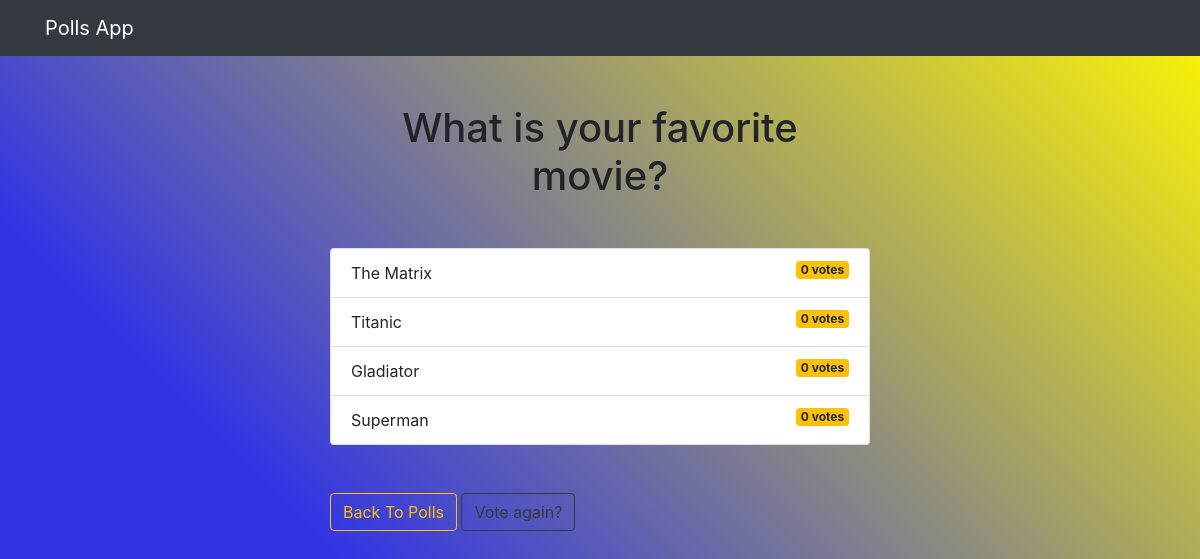
Before: /polls1/results/ with the older database file.
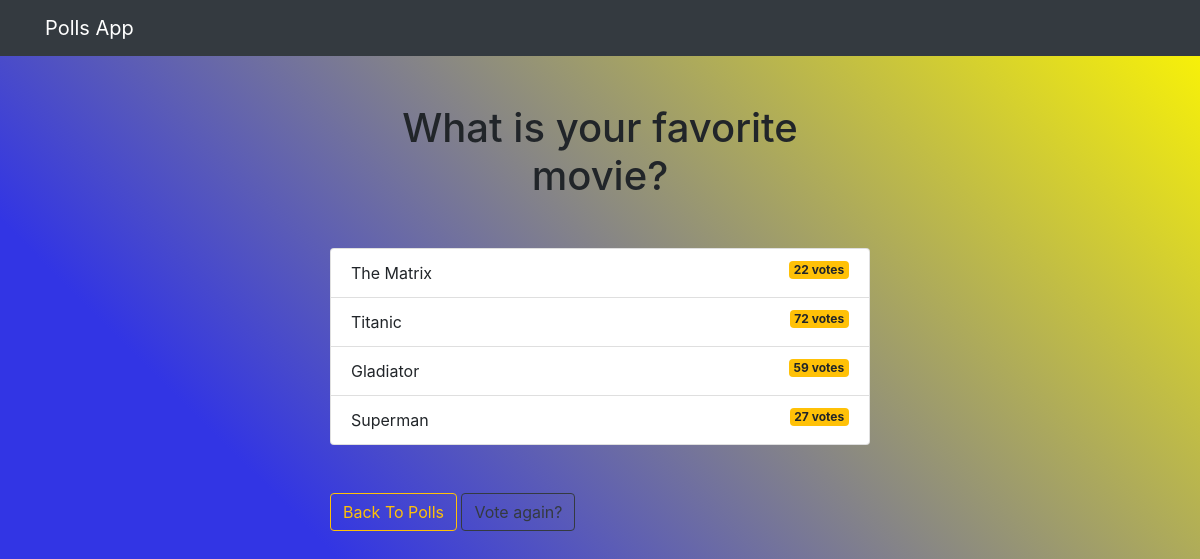
After: the same page with the newer database file.
### polls/models.py (models this page shows, shortened)
class Choice(models.Model):
    question = models.ForeignKey(Question, on_delete=models.CASCADE)
    choice_text = models.CharField(max_length=200)
    votes = models.IntegerField(default=0)

### polls/views.py (the view)
# urls.py: path('<int:question_id>/results/', views.results, name='results'),
def results(request, question_id):
    question = get_object_or_404(Question, pk=question_id)
    return render(request, 'polls/results.html', {'question': question})

### templates/polls/results.html
{% extends 'base.html' %}
{% block content %}
<h1 class="mb-5 text-center">{{ question.question_text }}</h1>
<ul class="list-group mb-5">
    {% for choice in question.choice_set.all %}
    <li class="list-group-item">
        {{ choice.choice_text }} <span class="badge badge-warning float-right">{{ choice.votes }}
            vote{{ choice.votes | pluralize }}</span>
    </li>
    {% endfor %}
</ul>
<a class="btn btn-outline-warning" href="{% url 'polls:index' %}">Back To Polls</a>
<a class="btn btn-outline-dark" href="{% url 'polls:detail' question.id %}">Vote again?</a>
{% endblock %}

Changed rows visible on the page:
changed Choice "The Matrix": votes "0" → "22"
changed Choice "Titanic": votes "0" → "72"
changed Choice "Gladiator": votes "0" → "59"
changed Choice "Superman": votes "0" → "27"
